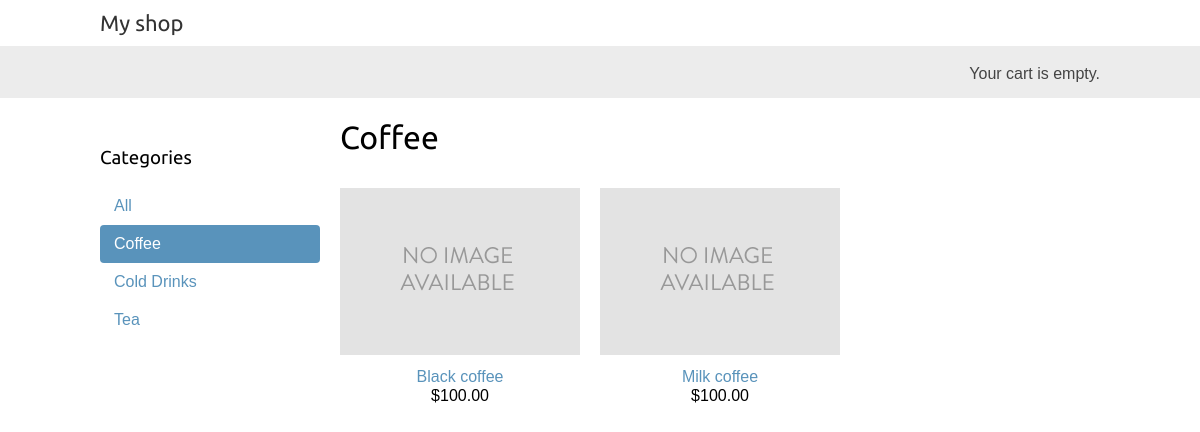
Page /coffee/ on the committed database.
### shop/models.py (models this page shows, shortened)
class Category(models.Model):
    name = models.CharField(max_length=200)
    slug = models.SlugField(max_length=200, unique=True)
    class Meta:
        ordering = ['name']
        indexes = [
            models.Index(fields=['name'])
        ]
        verbose_name = 'category'
        verbose_name_plural = 'categories'
    def get_absolute_url(self):
        return reverse('shop:product_list_by_category', args=[self.slug])

class Product(models.Model):
    category = models.ForeignKey(Category, related_name='products', on_delete=models.CASCADE)
    name = models.CharField(max_length=200)
    slug = models.SlugField(max_length=200)
    image = models.ImageField(upload_to='products/%Y/%m/%d', blank=True)
    description = models.TextField(blank=True)
    price = models.DecimalField(max_digits=10, decimal_places=2)
    available = models.BooleanField(default=True)
    created = models.DateTimeField(auto_now_add=True)
    updated = models.DateTimeField(auto_now=True)
    class Meta:
        ordering = ['name']
        indexes = [
            models.Index(fields=['id','slug']),
            models.Index(fields=['name']),
            models.Index(fields=['-created'])
        ]
    def get_absolute_url(self):
        return reverse('shop:product_detail', args=[self.id, self.slug])

### shop/views.py (the view)
# urls.py: path('', views.product_list, name="product_list"),
def product_list(request, category_slug=None):  #category_slug=None means this parameter is optional
    category = None
    categories = Category.objects.all()
    products = Product.objects.filter(available=True)
    if category_slug:
        category = get_object_or_404(Category, slug=category_slug)
        products = products.filter(category=category)
    return render(request, 'shop/product/list.html',
                    {'category':category,
                    'categories':categories,        # categories should be int ? from where ?
                    'products':products})

### cart/cart.py (called while the page is built)
    def __len__(self): # count all items in cart
        return sum(item['quantity'] for item in self.cart.values())

### cart/context_processors.py (called while the page is built)
def cart(request):
    return {'cart': Cart(request)}

### shop/templates/shop/product/list.html (shortened to what this page needs)
{% extends "shop/base.html" %}
{% load static %}
{% block content %}
    <div id="sidebar">
        <h3>Categories</h3>
        <ul>
            <li {% if not category %}class="selected"{% endif %}>
                <a href="{% url "shop:product_list" %}">All</a>
            </li>
            {% for c in categories %}
            <li {% if category.slug == c.slug %}class="selected"
            {% endif %}>
            <a href="{{ c.get_absolute_url }}">{{ c.name }}</a>
            </li>
        {% endfor %}
        </ul>
    </div>
    <div id="main" class="product-list">
        <h1>{% if category %}{{ category.name }}{% else %}Products
        {% endif %}</h1>
        {% for product in products %}
            <div class="item">
                <a href="{{ product.get_absolute_url }}">
                    <img src="{% if product.image %}{{ product.image.url }}{% else %}
                    {% static "img/no_image.png" %}{% endif %}">
                </a>
                <a href="{{ product.get_absolute_url }}">{{ product.name }}</a>
                <br>
                ${{ product.price }}
            </div>
        {% endfor %}
    </div>
{% endblock content%}

### shop/static/css/base.css (style rules this page uses)
body { margin:0; padding:0; font-family:helvetica, sans-serif; }
h1, h2, h3, h4, h5 , h6 { font-family: 'Ubuntu', sans-serif; font-weight:normal; }
a { text-decoration:none; color:#5993bb; }
#sidebar { width:220px; padding:30px 20px 0 0; float:left; }
#sidebar ul { margin:0; padding:0; }
#sidebar ul li { margin:0; list-style:none; padding:10px 14px; }
#sidebar ul li a { display:block; }
#sidebar ul li.selected { background:#5993bb; border-radius:4px; }
#sidebar ul li.selected a { color:#fff; }
#main { float:left; width: 96%; margin-right:-220px; overflow:hidden; }
.product-list .item { width:25%; padding:10px 20px 10px 0; float:left; text-align:center; line-height:1.2; }
.product-list .item img { width:100%; margin-bottom:8px; }

### rows in the picture
Category: name "Coffee"
Category: name "Cold Drinks"
Category: name "Tea"
Product: name "Black coffee", price "100.00"
Product: name "Milk coffee", price "100.00"
